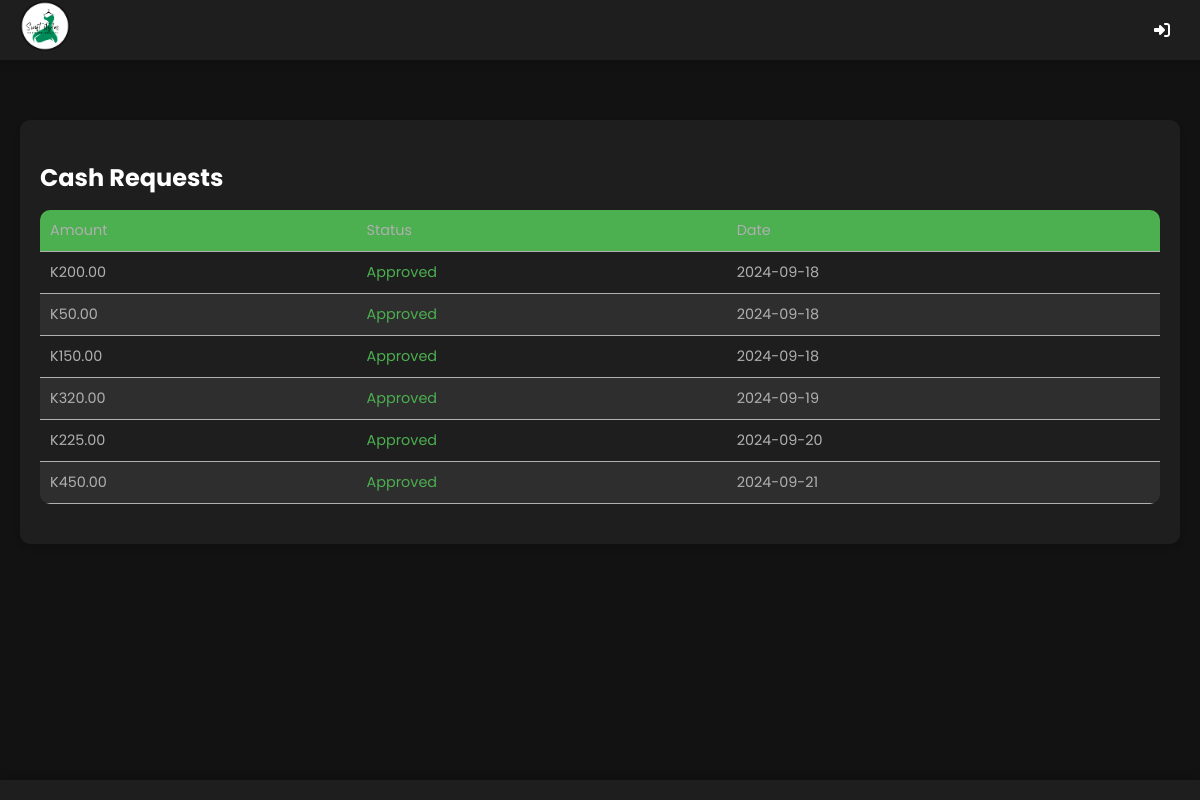
/cash-requests/, run on the app's committed database.
### mma/models.py (models this page shows, shortened)
class CashRequest(models.Model):
    agent = models.ForeignKey(CustomUser, on_delete=models.CASCADE)
    amount = models.DecimalField(max_digits=10, decimal_places=2)
    is_approved = models.BooleanField(default=False)
    created_at = models.DateTimeField(auto_now_add=True)
    expiration_date = models.DateTimeField(null=True, blank=True)

### mma/views.py (the view)
# urls.py: path('cash-requests/', views.cash_request_list, name='cash_request_list'),  # Added cash request list view
def cash_request_list(request):
    cash_requests = CashRequest.objects.all()
    return render(request, 'mma/cash_request_list.html', {'cash_requests': cash_requests})

### mma/templates/mma/cash_request_list.html (shortened to what this page needs)
{% extends "mma/base.html" %}
{% block content %}
<div class="container">
    <div class="request-list-card">
        <h2>Cash Requests</h2>
        <div class="table-responsive">
            <table>
                <thead>
                    <tr>
                        <th>Amount</th>
                        <th>Status</th>
                        <th>Date</th>
                    </tr>
                </thead>
                <tbody>
                    {% for request in cash_requests %}
                    <tr>
                        <td>K{{ request.amount }}</td>
                        <td class="{% if request.is_approved %}status-approved{% else %}status-pending{% endif %}">
                            {% if request.is_approved %}Approved{% else %}Pending{% endif %}
                        </td>
                        <td>{{ request.created_at|date:"Y-m-d" }}</td>
                    </tr>
                    {% empty %}
                    <tr>
                        <td colspan="3">No cash requests yet.</td>
                    </tr>
                    {% endfor %}
                </tbody>
            </table>
        </div>
    </div>
</div>
{% endblock %}

### mma/templates/mma/base.html (style rules this page uses)
:root { --primary-color: #4CAF50; --secondary-color: #2196F3; --background-color: #121212; --card-background: #1E1E1E; --text-color: #FFFFFF; --secondary-text: #B0B0B0; --nav-height: 60px; --table-header-bg: #333; --table-row-bg: #1E1E1E; --table-row-alt-bg: #2E2E2E; }
body { font-family: 'Poppins', sans-serif; background-color: var(--background-color); color: var(--text-color); margin: 0; padding: 0; padding-top: var(--nav-height); padding-bottom: 70px; }
table { width: 100%; border-collapse: separate; border-spacing: 0; margin-bottom: 20px; border-radius: 10px; overflow: hidden; }
th, td { padding: 15px; text-align: left; }
thead { background-color: var(--primary-color); }
tbody tr:nth-child(odd) { background-color: var(--table-row-bg); }
tbody tr:nth-child(even) { background-color: var(--table-row-alt-bg); }
th { color: var(--text-color); font-weight: 600; }
td { color: var(--secondary-text); }

### mma/templates/mma/cash_request_list.html (style rules this page uses)
.request-list-card { background-color: var(--card-background); border-radius: 10px; padding: 20px; box-shadow: 0 4px 6px rgba(0, 0, 0, 0.1); margin: 20px 0; }
.request-list-card h2 { color: var(--text-color); margin-bottom: 15px; font-size: 1.5rem; }
table { width: 100%; border-collapse: collapse; font-size: 0.9em; }
th, td { padding: 10px; text-align: left; border-bottom: 1px solid var(--secondary-text); }
th { color: var(--secondary-text); font-weight: normal; }
.status-approved { color: #4CAF50; }

### data on the page
CashRequest: amount "200.00", is_approved "Approved", created_at "2024-09-18"
CashRequest: amount "50.00", is_approved "Approved", created_at "2024-09-18"
CashRequest: amount "150.00", is_approved "Approved", created_at "2024-09-18"
CashRequest: amount "320.00", is_approved "Approved", created_at "2024-09-19"
CashRequest: amount "225.00", is_approved "Approved", created_at "2024-09-20"
CashRequest: amount "450.00", is_approved "Approved", created_at "2024-09-21"
